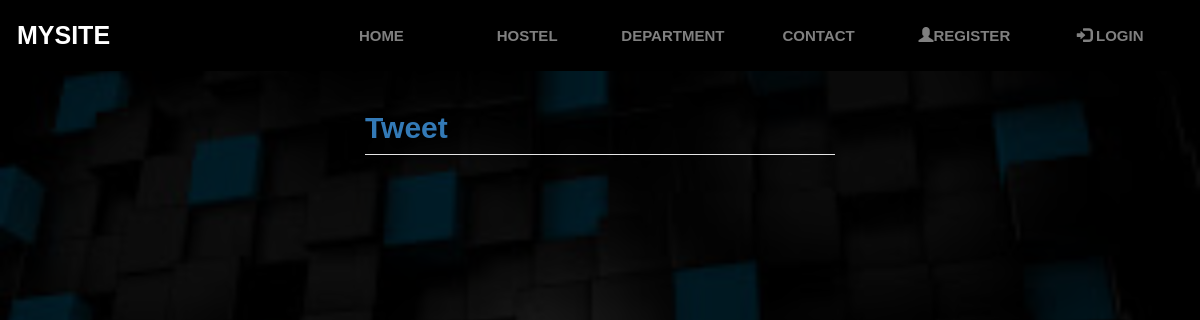
Before: / with the older database file.
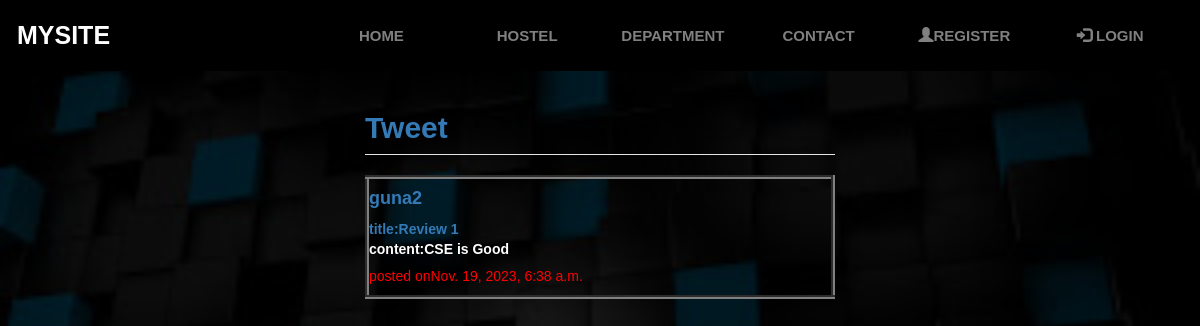
After: the same page with the newer database file.
### tweet/models.py (models this page shows, shortened)
class UserTweet(models.Model):
      author=models.ForeignKey(User,on_delete=models.CASCADE)
      title=models.CharField(max_length=10)
      content=models.TextField()
      updated=models.DateTimeField(auto_now=True)
      timestamp=models.DateTimeField(auto_now_add=True)

### tweet/views.py (the view)
# urls.py: 2. Add a URL to urlpatterns:  path('', views.home, name='home')
def home(request):
    queryset=UserTweet.objects.all()
    context={'object_list':queryset}
    return render(request,'tweet/home.html',context)

### tweet/templates/tweet/home.html (shortened to what this page needs)
{% extends 'Tweet/base.html' %}
{% block content %}
<div>
	<legend><h2 style="font-weight:bold;"><a href="{% url 'tweet' %}">Tweet</a></h2></legend>
	{% for obj in object_list %}
	<div style="padding-left:0px;padding-bottom:10vh; display:grid;">
		<table border="4" >
			<tr><td>
	<h4><a href="{%url 'profile' %}">{{ obj.author }}</a></h4>
	   <a href="tweet/{{obj.id}}" style="font-weight:bold;"> title:{{obj.title}}</a>
	<p>content:{{ obj.content }}</p>
	<h5 style="color:red;">posted on{{obj.timestamp}}</h5>
</td></tr>
</table>
</div>
	{% endfor %}
</div>
</div>
{% endblock %}

Changed rows visible on the page:
added UserTweet: author "guna2", title "Review 1", content "CSE is Good", timestamp "Nov. 19, 2023, 6:38 a.m."
